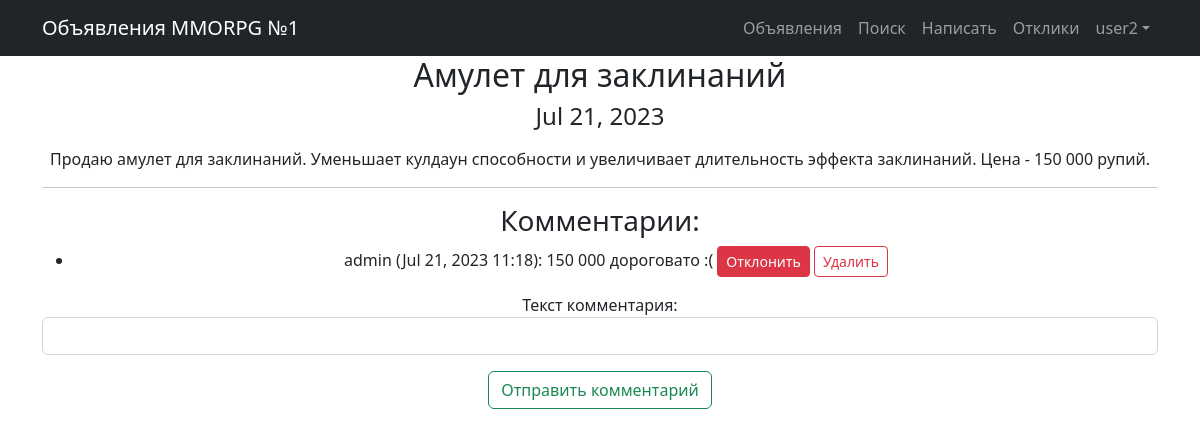
The app's page /announcements/5 (signed in), older data.
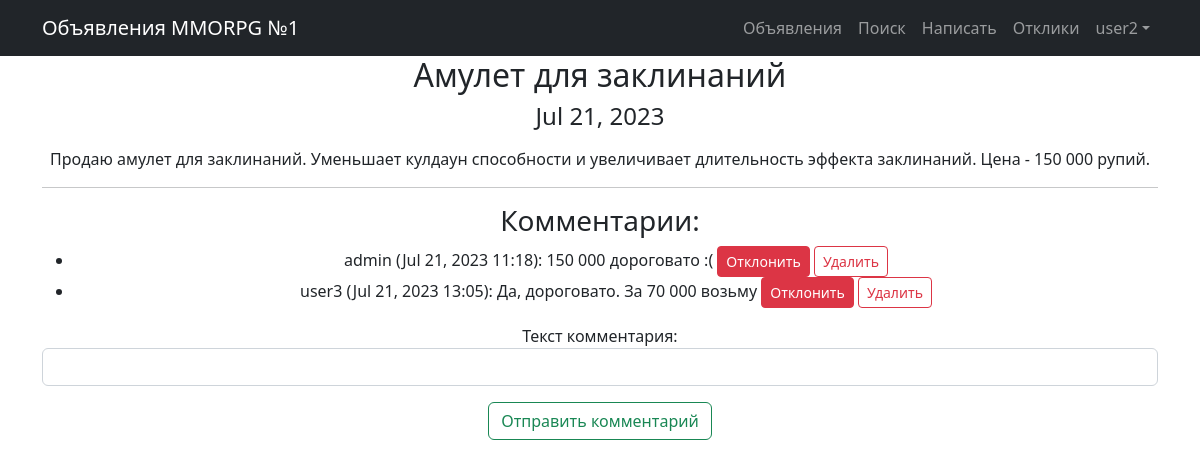
The same page, newer data.
### announcements/models.py (models this page shows, shortened)
class Response(models.Model):
    author = models.ForeignKey(User, on_delete=models.CASCADE)
    announcement = models.ForeignKey(Announcement, on_delete=models.CASCADE)
    status = models.BooleanField(default=False)
    dateCreation = models.DateTimeField(default=timezone.now)
    text = models.CharField(max_length=64, verbose_name='Текст комментария', null=True, blank=True)
    accepted = models.BooleanField(default=False)
    class Meta:
        verbose_name = 'Комментарий'
        verbose_name_plural = 'Комментарии'

### announcements/views.py (the view)
# urls.py: path('<int:pk>', AnnouncementDetail.as_view(), name = 'announcement_detail'),
class AnnouncementDetail(DetailView):
    model = Announcement
    template_name = 'announcement.html'
    content_object_name = 'announcement'
    @method_decorator(login_required(login_url='login')) # Добавляем декоратор login_required для проверки аутентификации
    def dispatch(self, request, *args, **kwargs):
        return super().dispatch(request, *args, **kwargs)
    def get_context_data(self, **kwargs):
        context = super().get_context_data(**kwargs)
        context['response_form'] = ResponseForm()
        current_user_responses = Response.objects.filter(
            author=self.request.user,
            announcement=self.object
        )
        context['user_responses'] = current_user_responses
        return context

### announcements/forms.py
class ResponseForm(forms.ModelForm):
    class Meta:
        model = Response
        fields = ('text', )
    def __init__(self, *args, **kwargs):
        super().__init__(*args, **kwargs)
        for field in self.fields:
            self.fields[field].widget.attrs['class'] = 'form-control'

### templates/announcement.html (shortened to what this page needs)
{% extends 'flatpages/default.html' %}
{% load static %}
{% block content %}
<h2>{{ announcement.title }}</h2>
<h4>{{ announcement.dateCreation|date:"M d, Y" }}</h4>
<p style="text-align: justify;"> {{ announcement.text|safe }} </p>
<hr>
<div class="comment-section">
{% if announcement.response_set.exists %}
    <h3>Комментарии:</h3>
    <ul>
        {% for response in announcement.response_set.all %}
            <li>{{ response.author }} ({{ response.dateCreation|date:"M d, Y H:i" }}):
            {{ response.text }}
            {% if user == announcement.author %}
                <a href="{% url 'reject_response' response.id %}" class="btn btn-danger btn-sm">Отклонить</a>
            {% endif %}
            {% if user == response.author or user == announcement.author %}
                <a href="{% url 'delete_response' response.id %}" class="btn btn-outline-danger btn-sm">Удалить</a>
            {% endif %}
            </li>
        {% endfor %}
    </ul>
{% endif %}
</div>
<form method="post" action="{% url 'create_response' pk=announcement.pk %}">
    {{ response_form.as_p }}
    <button type="submit" class="btn btn-outline-success">Отправить комментарий</button>
</form>
{% endblock content %}

Row changes from the older to the newer data that the page shows:
added Response: author "user3", dateCreation "Jul 21, 2023 13:05", text "Да, дороговато. За 70 000 возьму", shows "Удалить"
